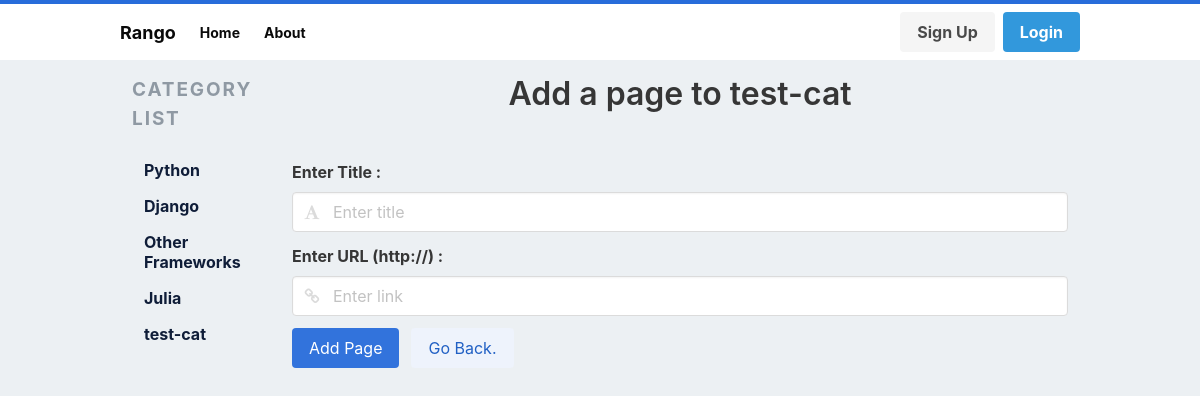
Page /rango/category/test-cat/add_page/ on the earlier database version.
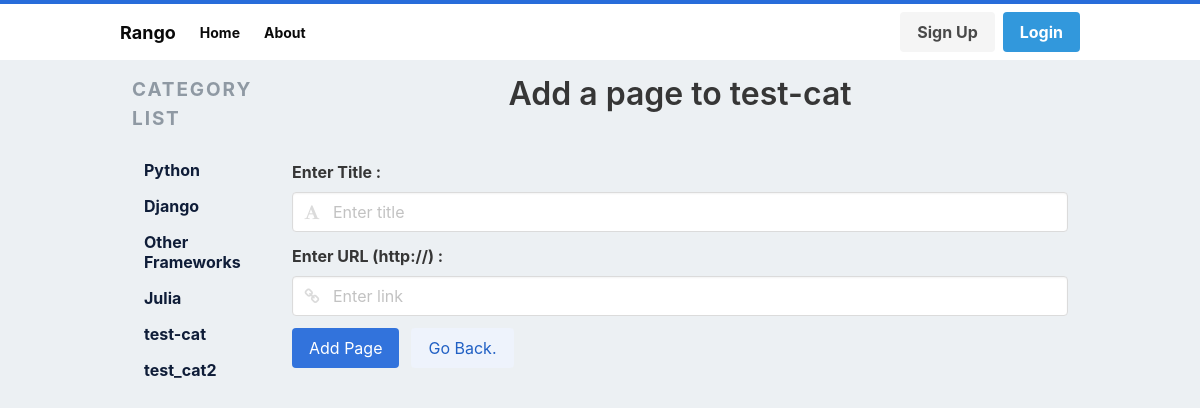
Same page on the later database version.
### rango/models.py (models this page shows, shortened)
class Category(models.Model):
    NAME_MAX_LENGTH = 128
    name = models.CharField(max_length=NAME_MAX_LENGTH, unique = True)
    views = models.IntegerField(default=0) # exercise question
    likes = models.IntegerField(default=0) # exercise question
    slug = models.SlugField(unique=True)
    class Meta:
        verbose_name_plural = "Categories" # for fixing 'Categorys'

### rango/views.py (the view, shortened to what this page needs)
# urls.py: path('category/<slug:category_name_slug>/add_page/', views.AddPageView.as_view(), name='add_page'),
class AddPageView(View):
    def get_cat_name(self, category_name_slug):
        try:
            category = Category.objects.get(slug=category_name_slug)
        except Category.DoesNotExist:
            category = None
        return category
    def get(self, request, category_name_slug):
        form = PageForm()
        category = self.get_cat_name(category_name_slug)
        if category is None:
            return redirect(reverse('rango:index'))
        context_dict = {'form':form, 'category':category}
        return render(request, 'rango/add_page.html', context_dict)

### rango/forms.py (shortened to what this page needs)
class PageForm(forms.ModelForm):
    title = forms.CharField(max_length=Page.TITLE_MAX_LENGTH, help_text='Please Enter Title of the Page')
    url = forms.URLField(max_length=200, help_text='Please Enter URL of the Page.')
    views = forms.IntegerField(widget = forms.HiddenInput(), initial = 0, required=False)
    class Meta:
        model = Page
        exclude = ('category',)

### rango/templatetags/rango_template_tags.py (called while the page is built)
@register.inclusion_tag('rango/categories.html')
def get_category_list(current_category=None):
    return {'categories': Category.objects.all(),
            'current_category':current_category}

### templates/rango/add_page.html (shortened to what this page needs)
{% extends 'rango/base.html' %}
{% load staticfiles %}
{% block body_block %}
<center>
    <h3 class="title is-3">Add a page to {{ category.name }}</h3><br>
</center>
    <form action="{% url 'rango:add_page' category.slug %}" id="page_form" method="POST">
        <div class="field">
            <label for="id_name" class="label">Enter Title  : </label>
            <div class="control has-icons-left">
                <input type="text" class="input" placeholder="Enter title" maxlength="128" required id="id_title" name="title">
                <span class="icon is-small is-left"></span>
            </div>
        </div>
        <div class="field">
            <label for="id_name" class="label">Enter URL (http://) : </label>
            <div class="control has-icons-left">
                <input type="url" class="input" placeholder="Enter link" maxlength="200" name="url" required id="id_url">
                <span class="icon is-small is-left"></span>
            </div>
        </div>
        <div class="field is-grouped">
            <div class="control">
                <input class="button is-link" type="submit" name="submit" value="Add Page">
            </div>
            <div class="control">
                <a class="button is-link is-light" href="/rango">Go Back.</a>
            </div>
        </div>
    </form>
{% endblock %}

### templates/rango/base.html (shortened to what this page needs)
<!DOCTYPE html>
{% load staticfiles %}
{% load rango_template_tags %}
<html lang="en">
<head>
    <link rel="stylesheet" href="https://maxcdn.bootstrapcdn.com/font-awesome/4.7.0/css/font-awesome.min.css">
    <link rel="stylesheet" type="text/css" href="{% static 'css/bulma.css' %}">
    <link rel="stylesheet" type="text/css" href="{% static 'css/admin.css' %}">
</head>
<body>
    <nav class="navbar is-white">
        <div class="container">
            <div class="navbar-brand">
                <a class="navbar-item brand-text" href="{% url 'rango:index' %}"><strong>Rango</strong></a>
            </div>
            {% if user.is_authenticated %}
            <div id="navMenu" class="navbar-menu">
                <div class="navbar-start">
                    <a class="navbar-item" href="{% url 'rango:index' %}">Home</a>
                    <a class="navbar-item" href="{% url 'rango:about' %}">About</a>
                    <a class="navbar-item" href="{% url 'rango:login_check' %}">Restricted</a>
                    <a class="navbar-item" href="{% url 'auth_password_change' %}">Change Password</a>
                    <a class="navbar-item" href="{% url 'rango:add_category' %}">Add Category</a>
                </div>
                <div class="navbar-end">
                    <div class="navbar-item">
                        <div class="buttons">
                            <a class="button is-warning" href="{% url 'auth_logout' %}">
                                <strong>Logout</strong>
                            </a>
                        </div>
                    </div>
                </div>
            </div>
            {% else %}
            <div id="navMenu" class="navbar-menu">
                <div class="navbar-start">
                    <a class="navbar-item" href="{% url 'rango:index' %}">Home</a>
                    <a class="navbar-item" href="{% url 'rango:about' %}">About</a>
                </div>
                <div class="navbar-end">
                    <div class="navbar-item">
                        <div class="buttons">
                            <a class="button is-light" href="{% url 'registration_register' %}">
                            <strong>Sign Up</strong>
                            </a>
                            <a class="button is-info" href="{% url 'auth_login' %}">Login</a>
                        </div>
                    </div>
                </div>
        </div>
            {% endif %}
        </div>
    </nav>
    <div class="container">
        <div class="columns is-mobile">
            <div class="column is-2 is-hidden-mobile">
                <aside class="menu">
                    <p class="menu-label">
                        Category List
                    </p>
                    <ul class="menu-list">
                    {% block sidebar_block %}
                        {% get_category_list category %}
                    {% endblock %}
                    </ul>
                </aside>
            </div>
            <div class="column is-10">
                {% block body_block %}
                {% endblock %}
            </div>
        </div>
    </div>
</body>
</html>

### templates/rango/categories.html
{% for c in categories %}
    {% if c == current_category %}
    <li>
        <b>
            <a href="{% url 'rango:show_category' c.slug %}">{{ c.name }}</a>
        </b>
    </li>
    {% else %}
    <li>
        <a href="{% url 'rango:show_category' c.slug %}">{{ c.name }}</a>
    </li>
    {% endif %}
{% endfor %}

### static/css/admin.css (style rules this page uses)
html, body { font-family: -apple-system, BlinkMacSystemFont, "Segoe UI", Roboto, Oxygen-Sans, Ubuntu, Cantarell, "Helvetica Neue", sans-serif; font-size: 16px; line-height: 1.5; height: 100%; background: #ECF0F3; }
nav.navbar { border-top: 4px solid #276cda; margin-bottom: 1rem; }
.navbar-item.brand-text { font-weight: 300; font-size: large; }
.navbar-item, .navbar-link { font-size: 14px; font-weight: 700; }
.columns { width: 100%; height: 100%; margin-left: 0; }
.menu-label { color: #8F99A3; letter-spacing: 1.3; font-weight: 700; font-size: 19px; }
.menu-list a { color: #0F1D38; font-size: 16px; font-weight: 700; }

Differences in the rows shown:
added Category: name "test_cat2"
